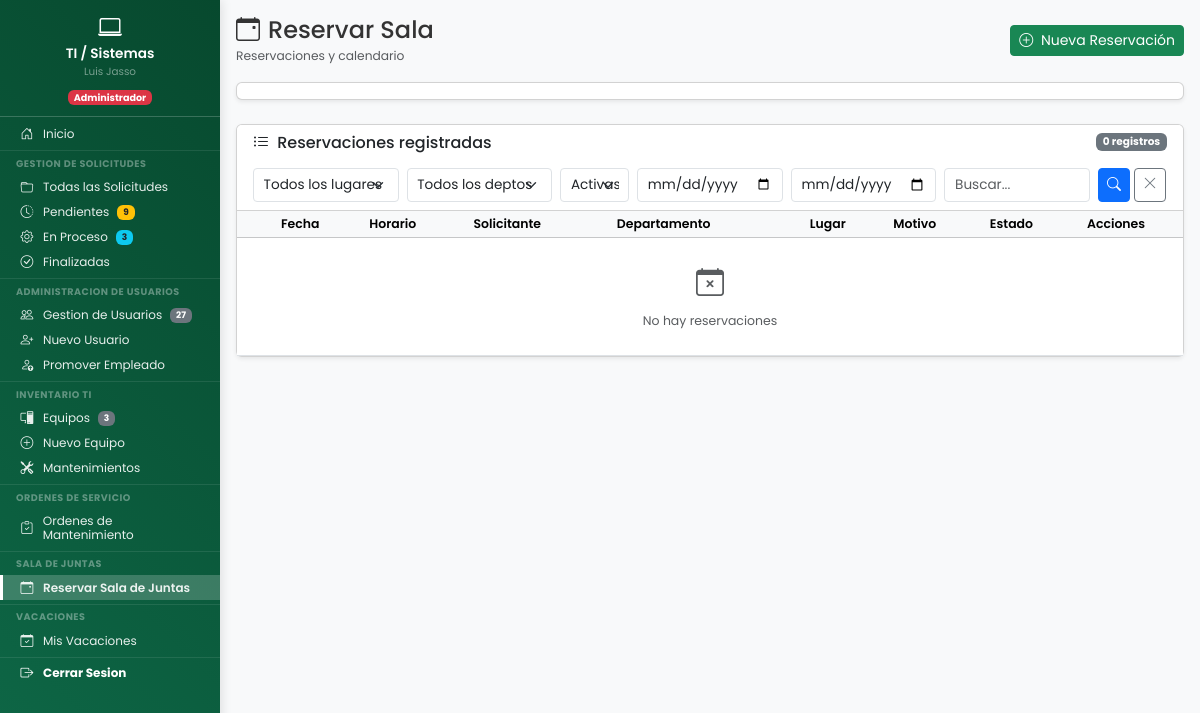
The page /dashboard/reservaciones/reservaciones_sala.php (signed in) on the database as committed earlier.
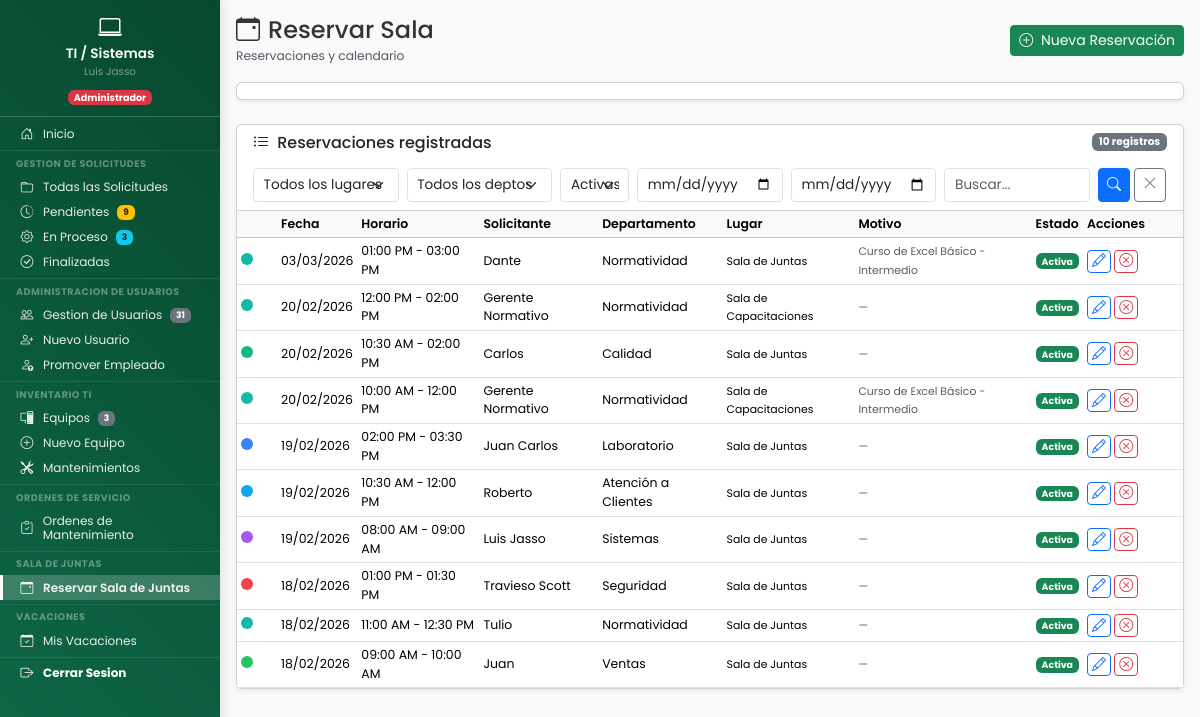
The same page on the database as committed later.
### tables this page shows
CREATE TABLE `reservaciones_sala` (
  `id` int(11) NOT NULL,
  `solicitante_nombre` varchar(200) NOT NULL COMMENT 'Nombre del solicitante',
  `departamento` varchar(100) NOT NULL COMMENT 'Departamento del solicitante',
  `departamento_id` int(11) DEFAULT NULL COMMENT 'FK a tabla departamentos',
  `lugar` enum('sala_juntas','sala_capacitaciones') NOT NULL DEFAULT 'sala_juntas',
  `motivo` varchar(255) DEFAULT NULL,
  `usuario_id` int(11) NOT NULL COMMENT 'FK al usuario que creó la reservación',
  `fecha_reservacion` date NOT NULL COMMENT 'Fecha de la reservación',
  `hora_inicio` time NOT NULL COMMENT 'Hora de inicio (formato 24h: HH:MM:SS)',
  `hora_fin` time NOT NULL COMMENT 'Hora de término (formato 24h: HH:MM:SS)',
  `estado` enum('activa','cancelada') NOT NULL DEFAULT 'activa' COMMENT 'Estado de la reservación',
  `cancelado_por` int(11) DEFAULT NULL COMMENT 'ID del usuario que canceló',
  `motivo_cancelacion` text DEFAULT NULL COMMENT 'Razón de la cancelación',
  `fecha_cancelacion` datetime DEFAULT NULL COMMENT 'Cuándo se canceló',
  `fecha_creacion` datetime NOT NULL DEFAULT current_timestamp(),
  `fecha_actualizacion` datetime NOT NULL DEFAULT current_timestamp() ON UPDATE current_timestamp()
);

CREATE TABLE `departamentos` (
  `id` int(11) NOT NULL,
  `codigo` varchar(50) NOT NULL COMMENT 'Código único (ej: mantenimiento, sistemas)',
  `nombre` varchar(100) NOT NULL COMMENT 'Nombre completo para mostrar',
  `activo` tinyint(1) DEFAULT 1,
  `fecha_creacion` timestamp NOT NULL DEFAULT current_timestamp()
);

### includes/reservaciones/reservaciones_funciones.php (called while the page is built, shortened)
<?php
function obtener_nombre_lugar($codigo) {
    $lugares = [
        'sala_juntas'         => 'Sala de Juntas',
        'sala_capacitaciones' => 'Sala de Capacitaciones'
    ];
    return $lugares[$codigo] ?? $codigo;
}
function obtener_reservaciones_lista($filtros = []) {
    $pdo = conectarDB();
    $where = ["1=1"];
    $params = [];
    if (!empty($filtros['estado'])) {
        $where[] = "r.estado = :estado";
        $params[':estado'] = $filtros['estado'];
    } else {
        $where[] = "r.estado = 'activa'";
    }
    $where_sql = implode(' AND ', $where);
    $pagina = max(1, (int)($filtros['pagina'] ?? 1));
    $por_pagina = (int)($filtros['por_pagina'] ?? 15);
    $offset = ($pagina - 1) * $por_pagina;
    $stmt_count = $pdo->prepare("SELECT COUNT(*) as total FROM reservaciones_sala r WHERE {$where_sql}");
    $stmt_count->execute($params);
    $total = $stmt_count->fetch(PDO::FETCH_ASSOC)['total'];
    $stmt = $pdo->prepare("
        SELECT r.*, d.nombre AS departamento_nombre,
               COALESCE(c.color_hex, '#95A5A6') AS color_hex,
               COALESCE(c.color_texto, '#FFFFFF') AS color_texto
        FROM reservaciones_sala r
        LEFT JOIN departamentos d ON r.departamento_id = d.id
        LEFT JOIN colores_departamento c ON r.departamento_id = c.departamento_id
        WHERE {$where_sql}
        ORDER BY r.fecha_reservacion DESC, r.hora_inicio DESC
        LIMIT {$por_pagina} OFFSET {$offset}
    ");
    $stmt->execute($params);
    return [
        'reservaciones' => $stmt->fetchAll(PDO::FETCH_ASSOC),
        'total' => $total, 'pagina' => $pagina,
        'por_pagina' => $por_pagina,
        'total_paginas' => ceil($total / $por_pagina)
    ];
}
function puede_modificar_reservacion($reservacion, $usuario_id, $departamento) {
    $depto = strtolower(trim($departamento));
    if ((int)$reservacion['usuario_id'] === (int)$usuario_id) return true;
    if ($depto === 'sistemas') return true;
    return false;
}
function formatear_hora_12h($hora_24h) {
    return date('h:i A', strtotime($hora_24h));
}

### dashboard/reservaciones/reservaciones_sala.php (the view, shortened to what the rows shown need)
<?php
require_once __DIR__ . '/../../includes/functions.php';
require_once __DIR__ . '/../../includes/reservaciones/reservaciones_funciones.php';
$filtros = [
    'estado' => $_GET['estado'] ?? 'activa',
    'departamento_id' => $_GET['departamento_id'] ?? '',
    'lugar' => $_GET['lugar'] ?? '',
    'fecha_desde' => $_GET['fecha_desde'] ?? '',
    'fecha_hasta' => $_GET['fecha_hasta'] ?? '',
    'busqueda' => $_GET['busqueda'] ?? '',
    'pagina' => $_GET['pagina'] ?? 1,
    'por_pagina' => 15
];
$resultado = obtener_reservaciones_lista($filtros);
$reservaciones = $resultado['reservaciones'];
$usuario_id = $_SESSION['usuario_id'];
$departamento_usuario = $_SESSION['departamento'] ?? '';
?>
<!DOCTYPE html>
<html lang="es">
<head>
    <link href="https://cdn.jsdelivr.net/npm/bootstrap@5.3.2/dist/css/bootstrap.min.css" rel="stylesheet">
    <link rel="stylesheet" href="https://cdn.jsdelivr.net/npm/bootstrap-icons@1.11.1/font/bootstrap-icons.css">
    <link rel="stylesheet" href="<?php echo URL_BASE; ?>assets/css/dashboard.css">
    <link rel="stylesheet" href="<?php echo URL_BASE; ?>assets/css/base/variables.css">
    <link rel="stylesheet" href="<?php echo URL_BASE; ?>assets/css/components/sidebar.css">
    <link rel="stylesheet" href="<?php echo URL_BASE; ?>assets/css/components/hamburger.css">
    <link rel="stylesheet" href="<?php echo URL_BASE; ?>assets/css/layouts/dashboard-layout.css">
    <link rel="stylesheet" href="<?php echo URL_BASE; ?>assets/css/utilities/responsive.css">
    <link href="https://cdn.jsdelivr.net/npm/fullcalendar@6.1.15/index.global.min.css" rel="stylesheet">
    <link rel="stylesheet" href="<?php echo URL_BASE; ?>assets/css/reservaciones.css">
</head>
<body>
    <div class="dashboard-container">
        <main class="main-content">
            <div class="container-fluid p-3">
                <div class="card shadow-sm">
                    <div class="card-body p-0">
                        <div class="table-responsive">
                            <table class="table table-hover table-sm mb-0">
                                <thead class="table-light">
                                    <tr>
                                        <th style="width:40px"></th>
                                        <th>Fecha</th>
                                        <th>Horario</th>
                                        <th>Solicitante</th>
                                        <th>Departamento</th>
                                        <th>Lugar</th>
                                        <th>Motivo</th>
                                        <th>Estado</th>
                                        <th style="width:100px">Acciones</th>
                                    </tr>
                                </thead>
                                <tbody>
                                    <?php if (empty($reservaciones)): ?>
                                    <tr><td colspan="9" class="text-center text-muted py-4"><i class="bi bi-calendar-x fs-3 d-block mb-2"></i>No hay reservaciones</td></tr>
                                    <?php else: ?>
                                    <?php foreach ($reservaciones as $r): ?>
                                    <tr>
                                        <td><span class="d-inline-block rounded-circle" style="width:12px;height:12px;background-color:<?php echo $r['color_hex']; ?>"></span></td>
                                        <td><?php echo date('d/m/Y', strtotime($r['fecha_reservacion'])); ?></td>
                                        <td><?php echo formatear_hora_12h($r['hora_inicio']); ?> - <?php echo formatear_hora_12h($r['hora_fin']); ?></td>
                                        <td><?php echo htmlspecialchars($r['solicitante_nombre']); ?></td>
                                        <td><?php echo htmlspecialchars($r['departamento_nombre'] ?? ucfirst($r['departamento'])); ?></td>
                                        <td><small><?php echo obtener_nombre_lugar($r['lugar'] ?? 'sala_juntas'); ?></small></td>
                                        <td><small class="text-muted"><?php echo htmlspecialchars($r['motivo'] ?? '—'); ?></small></td>
                                        <td>
                                            <?php if ($r['estado'] === 'activa'): ?><span class="badge bg-success">Activa</span>
                                            <?php else: ?><span class="badge bg-danger">Cancelada</span><?php endif; ?>
                                        </td>
                                        <td>
                                            <?php if ($r['estado'] === 'activa' && puede_modificar_reservacion($r, $usuario_id, $departamento_usuario)): ?>
                                            <a href="<?php echo URL_BASE; ?>dashboard/reservaciones/editar_reservacion.php?id=<?php echo $r['id']; ?>" class="btn btn-outline-primary btn-sm py-0 px-1" title="Editar"><i class="bi bi-pencil"></i></a>
                                            <button class="btn btn-outline-danger btn-sm py-0 px-1 btn-cancelar-reservacion" data-id="<?php echo $r['id']; ?>" data-solicitante="<?php echo htmlspecialchars($r['solicitante_nombre']); ?>" title="Cancelar"><i class="bi bi-x-circle"></i></button>
                                            <?php endif; ?>
                                        </td>
                                    </tr>
                                    <?php endforeach; ?>
                                    <?php endif; ?>
                                </tbody>
                            </table>
                        </div>
                    </div>
                </div>
            </div>
        </main>
    </div>
</body>
</html>

Rows that differ between the two databases and show on the page:
added reservaciones_sala: fecha_reservacion "03/03/2026", hora_inicio "01:00 PM", hora_fin "03:00 PM", solicitante_nombre "Dante", departamento.nombre "Normatividad", lugar "Sala de Juntas", motivo "Curso de Excel Básico - Intermedio", estado "Activa"
added reservaciones_sala: fecha_reservacion "20/02/2026", hora_inicio "12:00 PM", hora_fin "02:00 PM", solicitante_nombre "Gerente Normativo", departamento.nombre "Normatividad", lugar "Sala de Capacitaciones", motivo "—", estado "Activa"
added reservaciones_sala: fecha_reservacion "20/02/2026", hora_inicio "10:30 AM", hora_fin "02:00 PM", solicitante_nombre "Carlos", departamento.nombre "Calidad", lugar "Sala de Juntas", motivo "—", estado "Activa"
added reservaciones_sala: fecha_reservacion "20/02/2026", hora_inicio "10:00 AM", hora_fin "12:00 PM", solicitante_nombre "Gerente Normativo", departamento.nombre "Normatividad", lugar "Sala de Capacitaciones", motivo "Curso de Excel Básico - Intermedio", estado "Activa"
added reservaciones_sala: fecha_reservacion "19/02/2026", hora_inicio "02:00 PM", hora_fin "03:30 PM", solicitante_nombre "Juan Carlos", departamento.nombre "Laboratorio", lugar "Sala de Juntas", motivo "—", estado "Activa"
added reservaciones_sala: fecha_reservacion "19/02/2026", hora_inicio "10:30 AM", hora_fin "12:00 PM", solicitante_nombre "Roberto", departamento.nombre "Atención a Clientes", lugar "Sala de Juntas", motivo "—", estado "Activa"
added reservaciones_sala: fecha_reservacion "19/02/2026", hora_inicio "08:00 AM", hora_fin "09:00 AM", solicitante_nombre "Luis Jasso", departamento.nombre "Sistemas", lugar "Sala de Juntas", motivo "—", estado "Activa"
added reservaciones_sala: fecha_reservacion "18/02/2026", hora_inicio "01:00 PM", hora_fin "01:30 PM", solicitante_nombre "Travieso Scott", departamento.nombre "Seguridad", lugar "Sala de Juntas", motivo "—", estado "Activa"
added reservaciones_sala: fecha_reservacion "18/02/2026", hora_inicio "11:00 AM", hora_fin "12:30 PM", solicitante_nombre "Tulio", departamento.nombre "Normatividad", lugar "Sala de Juntas", motivo "—", estado "Activa"
added reservaciones_sala: fecha_reservacion "18/02/2026", hora_inicio "09:00 AM", hora_fin "10:00 AM", solicitante_nombre "Juan", departamento.nombre "Ventas", lugar "Sala de Juntas", motivo "—", estado "Activa"
Other text that changed with them:
$total_usuarios: "27" → "31"
$total_registros: "0" → "10"
text no longer shown: "No hay reservaciones"
